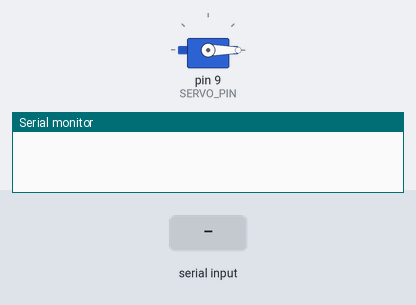
Bench run of a sketch on a simulated Arduino Uno, built with avr-gcc and run on an emulated ATmega328P. Shown: servo, the last lines printed to the serial monitor. Inputs (shaded band) come from the test bench.

Above: at 1.7 s.
1.8 s: "90,45\n" received over Serial
At 2.7 s:
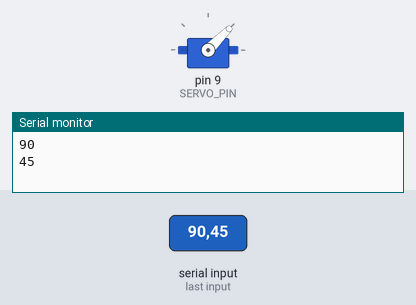
4.5 s: "30,150\n" received over Serial
At 5.3 s:
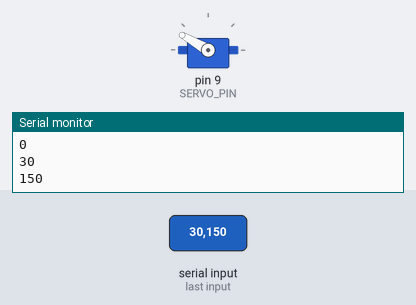
7.2 s: "200\n" received over Serial
At 8.0 s:
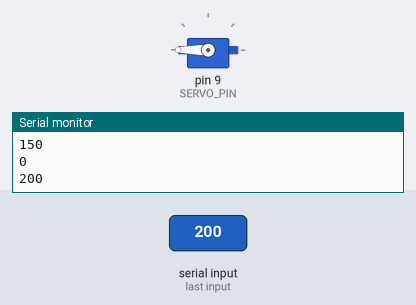
Timing chart, 0 to 10.2 s (numbered marks = the images above; inputs shaded):
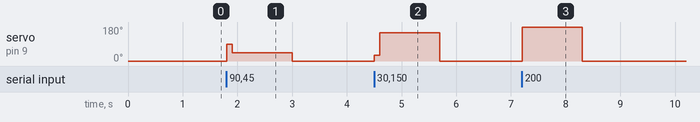

The sketch:

sample3.ino
```cpp
// 서보모터
#include <Servo.h>
#define SERVO_PIN 9  // Digital 9
Servo servo;

void setup() {
  Serial.begin(19200);
  servo.attach(SERVO_PIN);  // 서보모터 연결
  servo.write(0);  // 0도로 초기화(!)
  delay(500);
}

void loop() {
  if (Serial.available()) {
    int value = Serial.parseInt();
    servo.write(value);
    Serial.println(value);
    delay(100);
  }
}
```

Measured:
- after the input at 1.8 s, servo on pin 9 (SERVO_PIN): 0° → 90° at once, → 45° 0.10 s later, → 0° 1.1 s later
- after the input at 4.5 s, servo on pin 9 (SERVO_PIN): 0° → 30° at once, → 150° 0.10 s later, → 0° 1.1 s later
- after the input at 7.2 s, servo on pin 9 (SERVO_PIN): 0° → 180° at once, → 0° 1.1 s later
